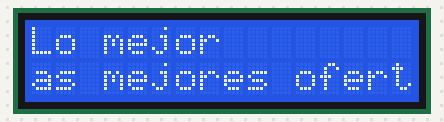
The sketch below on a simulated Arduino Uno, built with avr-gcc and run on an emulated ATmega328P. Parts: 16×2 character LCD.

Above: at 0.1 s.
At 1.6 s:
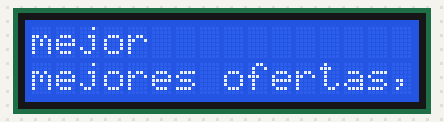
At 3.1 s:
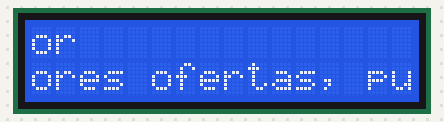
At 6.6 s:
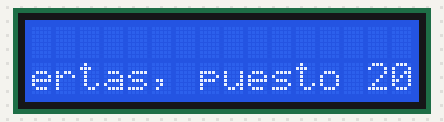
At 9.6 s:
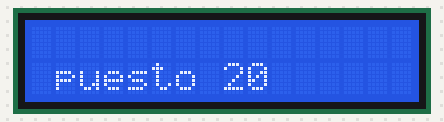
At 13.1 s:
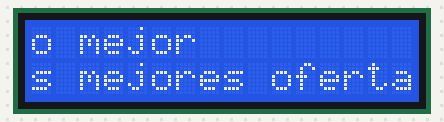

Measured:
- by itself, everything shown: repeats every 12.5 s, in 26 steps
- what the display in image 1 shows lasts 0.5 s, from 1.6 s to 2.1 s

The sketch:

Anuncio_Ptecnologia.ino
```cpp
#include <LiquidCrystal.h>
LiquidCrystal pantalla(2, 3, 4, 5, 6, 7);

void setup() {
pantalla.begin(16, 2);
}

void loop() {

  pantalla.print(" Lo mejor");
  pantalla.setCursor(0,1);
  pantalla.print("las mejores ofertas, puesto 20");
  for(int a; a < 25; a++){
  pantalla.scrollDisplayLeft();
  delay(500);
  }
  pantalla.clear();
}
```
